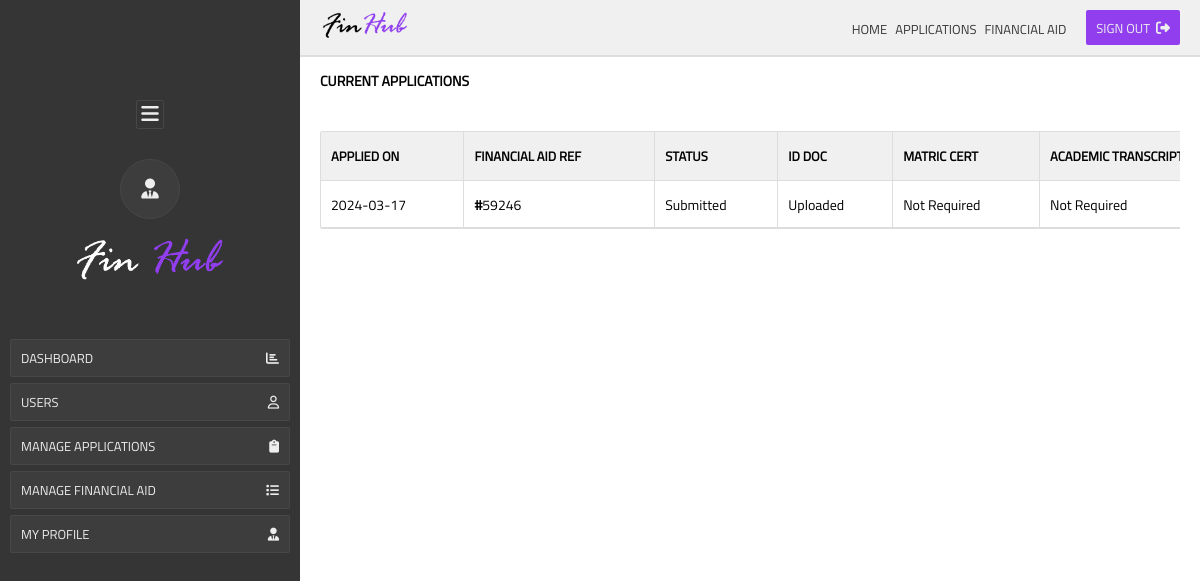
The app's page /manage-applications (signed in) with its own data.
### Finhub/models.py (models this page shows)
class Application(db.Model):
    __tablename__ = 'applications'
    id = db.Column(db.Integer, primary_key=True)
    application_date = db.Column(
        db.DateTime(timezone=True), default=func.now())
    user_id = db.Column(db.Integer, db.ForeignKey(User.id))
    app_reference_number = db.Column(db.String(150))
    id_document = db.Column(db.String(150))
    id_doc_link = db.Column(db.String(150))
    matric_certificate = db.Column(db.String(150))
    matric_doc_link = db.Column(db.String(150))
    academic_transcript = db.Column(db.String(150))
    academic_doc_link = db.Column(db.String(150))
    unemployed_affidavit = db.Column(db.String(150))
    unemployed_doc_link = db.Column(db.String(150))
    cover_letter = db.Column(db.String(200))
    application_status = db.Column(db.String(150))
    is_submitted = db.Column(db.Boolean, unique=False, default=False)
    on_review = db.Column(db.Boolean, unique=False, default=False)
    is_successful = db.Column(db.Boolean, unique=False, default=False)
    is_rejected = db.Column(db.Boolean, unique=False, default=False)

### Finhub/admin.py (the view)
@admin.route('/manage-applications')
@login_required
def manage_applications():
    if is_adminnistrator() == False:
        return redirect('/unauthorized-access')
    applications_list = Application.query.all()
    return render_template(
        "admin/applications__list.html",
        applications_list=applications_list
    )

### Finhub/admin.py (called while the page is built)
def is_adminnistrator():
    logged_user = User.query.get(int(current_user.id))
    return logged_user.is_admin

### Finhub/templates/admin/applications__list.html (shortened to what this page needs)
{% extends 'admin/admin__base__template.html' %}  {% block admin__content %}
<div class="dashboard__wrapper">
  <p class="page__title">Current Applications</p>
  <div class="dashboard__content">
    <div class="applications__table__wrapper">
      <table cellspacing="0">
        <thead>
          <tr>
            <th>Applied on</th>
            <th>Financial Aid Ref</th>
            <th>Status</th>
            <th>ID Doc</th>
            <th>Matric Cert</th>
            <th>Academic Transcript</th>
          </tr>
        </thead>
        <tbody>
          {% if applications_list %} {% for application in applications_list %}
          <tr>
            <td>{{application.application_date.strftime('%Y-%m-%d')}}</td>
            <td><b>#</b>{{application.app_reference_number}}</td>
            <td>{{application.application_status}}</td>
            <td>{{application.id_document}}</td>
            <td>{{application.matric_certificate}}</td>
            <td>{{application.academic_transcript}}</td>
          </tr>
          {% endfor %} {% else %}
          <tr>
            <td colspan="8">
              <p>No Data Found</p>
            </td>
          </tr>
          {% endif %}
        </tbody>
      </table>
    </div>
  </div>
</div>
{% endblock %}

### Finhub/static/css/style.css (style rules this page uses)
*, *::after, *::before { padding: 0; margin: 0; box-sizing: border-box; }
.page__title { text-transform: uppercase; display: inline-block; font-size: 14px; font-weight: bolder; border-radius: var(--borderRadius); }

### Finhub/static/css/admin.css (style rules this page uses)
*, *::after, *::before { padding: 0; margin: 0; box-sizing: border-box; }
table * { font-family: "Titillium", monospace; }
table { width: 100%; border: 1px solid #dddddd !important; margin-top: 10px; border-radius: var(--borderRadius); }
thead tr th { background: var(--admin--nav); padding: 14px 10px; text-align: left; font-size: 13px; font-weight: lighter; border-bottom: 1px solid #dddddd; text-transform: uppercase; font-weight: bold; }
tbody tr td { padding: 6px 10px; text-transform: initial; font-size: 14px; }
tbody tr td, thead tr th { border-bottom: 1px solid #dddddd; border-right: 1px solid #dddddd; }
.dashboard__content { margin-top: 30px; }

### Finhub/static/css/admin_media.css (style rules this page uses)
@media (max-width: 1360px) { .applications__table__wrapper table { width: 1200px; } }
@media (max-width: 1360px) { .applications__table__wrapper { overflow-x: scroll; } }

### Finhub/static/css/variables.css (style rules this page uses)
:root { --primary: #913fee; --bodyBackground: #394775; --dark: #161616; --borderRadius: 2px; --light: #eeeeee; --inputBackground: #f1f1f1; --inputBackgroundDarker: #ececec; --lightBorder: #e9e9e9; --inputBorderColor: #d8d8d8; --dangerColor: #ec4444; --successColor: #54b946; --successBorder: #4ca840; --successColorTran: #cdffc6fd; --successBorderTrans: #a7eb9e; --dangerColorTran: #ffc6c6fd; --dangerBorderTrans: #eb9e9e; --primaryColorTran: #e8c6fffd; --primaryBorderTrans: #cc9eeb; --admin--nav: #f0f0f0; --admin--nav--border: #dddddd; --admin--dark: #353535; --admin--dark--trans: #3d3d3d; --admin--dark--trans--border: #474747; }

### records on screen
Application: application_date "2024-03-17", app_reference_number "59246", application_status "Submitted", id_document "Uploaded", matric_certificate "Not Required", academic_transcript "Not Required"
